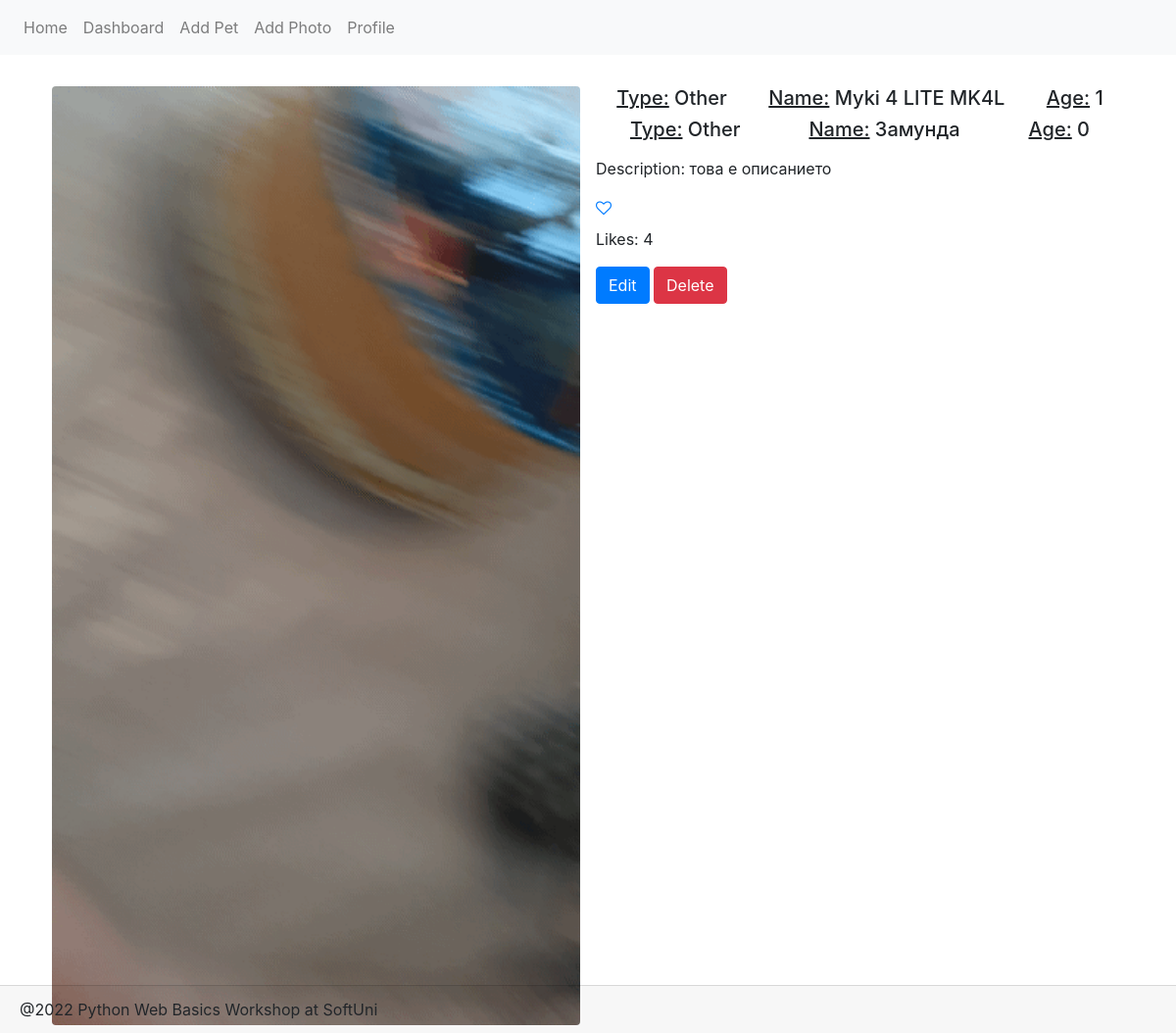
Before: /photo/details/2/ with the older database file.
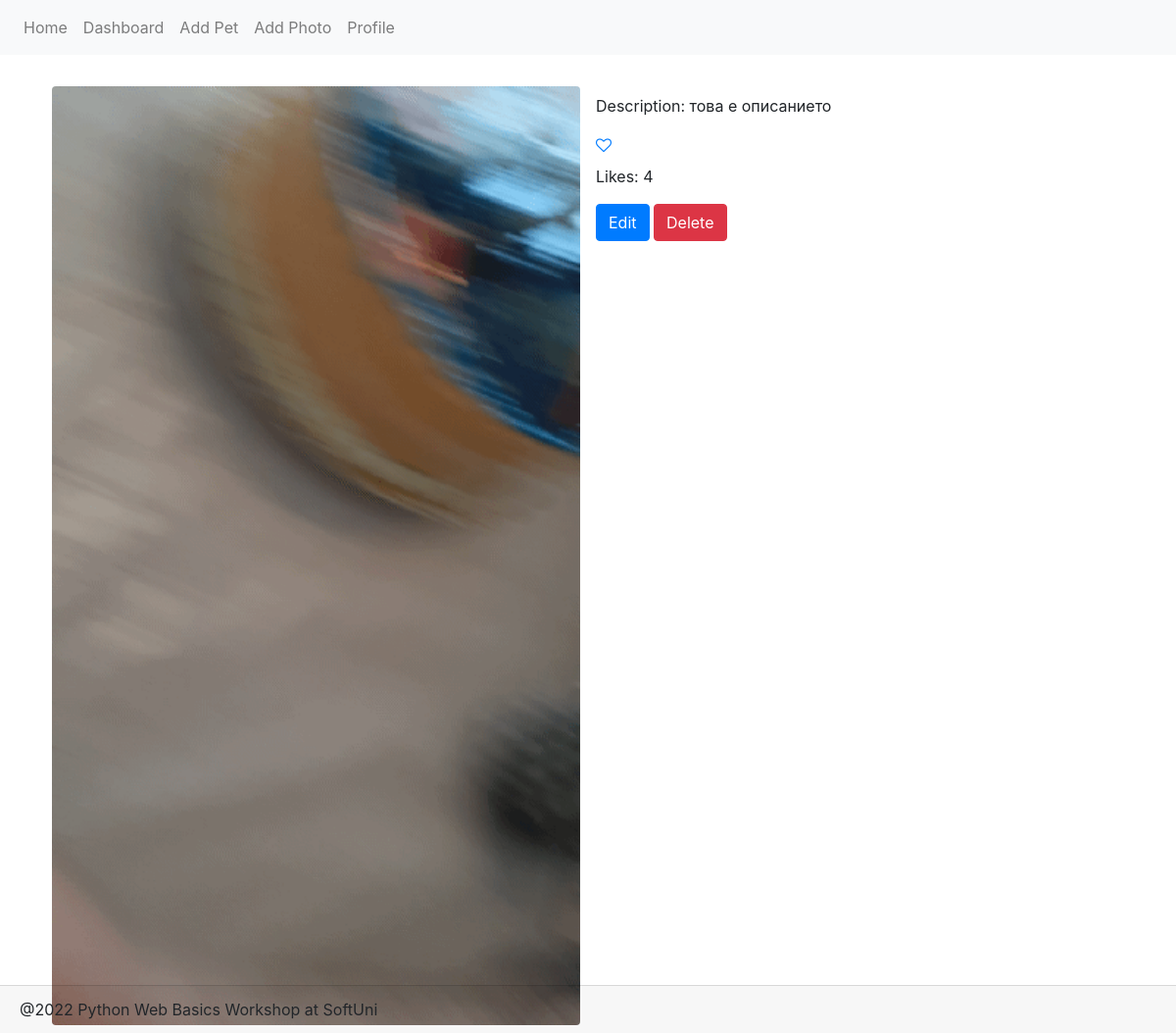
After: the same page with the newer database file.
### Petstagram/main_app/models.py (models this page shows, shortened)
class Pet(models.Model):
    TYPES = [(x, x) for x in ("Cat", "Dog", "Bunny", "Parrot", "Fish", "Other")]
    name = models.CharField(max_length=30)
    type = models.CharField(
        max_length=max(len(x) for (x, y) in TYPES),
        choices=TYPES
    )
    date_of_birth = models.DateField(
        null=True,
        blank=True
    )
    user_profile = models.ForeignKey(
        Profile,
        on_delete=models.CASCADE
    )
    @property
    def age(self):
        return datetime.datetime.now().year - self.date_of_birth.year
    class Meta:
        unique_together = ('user_profile', 'name')

### Petstagram/main_app/views/photos.py (the view)
# urls.py: path('photo/details/<str:pk>/', photo_details, name='photo_details'),
def photo_details(request, pk):
    pet_photo = PetPhoto.objects.get(id=pk)
    contex = {
        'pet_photo': pet_photo,
    }
    return render(request, 'photo_details.html', contex)

### Petstagram/main_app/templatetags/profiles.py (called while the page is built)
@register.simple_tag()
def has_profile():
    return Profile.objects.count() > 0

### Petstagram/main_app/templates/photo_details.html
{% extends 'base.html' %}
{% block page_content %}
    <div class="d-flex">
        <div class="d-inline p-2 w-50">
            <img src= '{{ pet_photo.photo }}'
                 class="w-100 rounded mx-auto d-block" alt="{{ pet_photo.description }}">
        </div>
        <div class="d-inline p-2 w-50">
            {% for pet in pet_photo.tagged_pets.all %}
                <div class="d-flex justify-content-around">
                    <h5><u>Type:</u> {{ pet.type }}</h5>
                    <h5><u>Name:</u> {{ pet.name }}</h5>
                    {% if pet.date_of_birth %}
                        <h5><u>Age:</u> {{ pet.age }}</h5>
                    {% endif %}
                </div>
            {% endfor %}
            <p class="mt-2">Description: {{ pet_photo.description }}</p>
            <a href="{% url 'like_photo' pet_photo.id %}"><i class="fa fa-heart-o" aria-hidden="true"></i></a>
            <p class="mt-2">Likes: {{ pet_photo.likes }}</p>
            <a href="#" class="btn btn-primary">Edit</a>
            <a href="#" class="btn btn-danger">Delete</a>
        </div>
    </div>
{% endblock %}

Changed rows visible on the page:
removed Pet: type "Other", name "Myki 4 LITE MK4L", age "1"
removed Pet: type "Other", name "Замунда", age "0"
